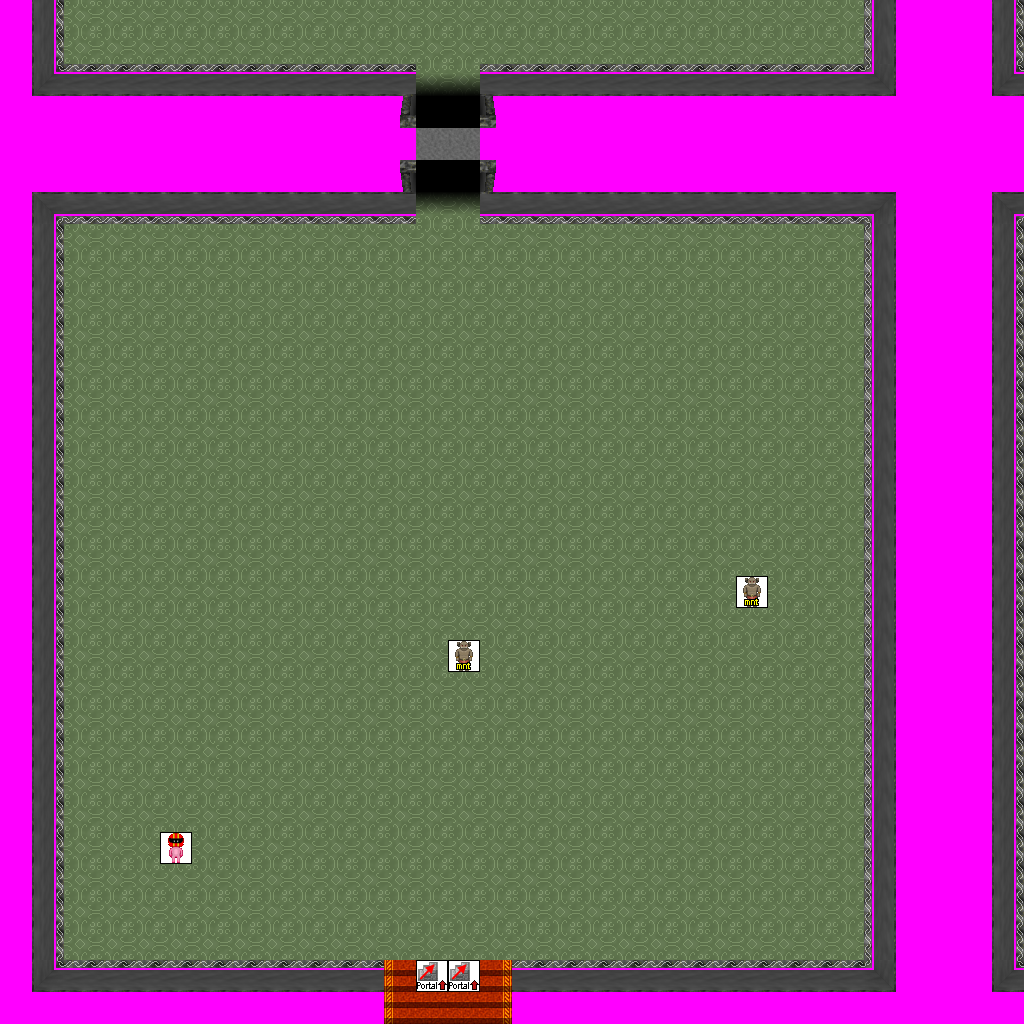

Tiled map render using the project's own tile images. Description and the map definition, with tile-layer contents summarised, below:
An orthogonal 32x32 tile map with 32x32 px tiles, 7 tile layers (Ground, Objects, Above, Walkable, ...), 8 tilesets and 2 objects (newmap, from_south_0).

<map version="1.0" orientation="orthogonal" width="32" height="32" tilewidth="32" tileheight="32">
 <tileset firstgid="1" name="logic_portal" tilewidth="32" tileheight="32">
  <image source="../drawable/logic_portal.png" width="256" height="96" />
 </tileset>
 <tileset firstgid="25" name="building_stairs_stairs_orange" tilewidth="32" tileheight="32">
  <image source="../drawable/building_stairs_stairs_orange.png" width="96" height="128" />
 </tileset>
 <tileset firstgid="37" name="logic_creature_mountain_orc" tilewidth="32" tileheight="32">
  <image source="../drawable/logic_creature_mountain_orc.png" width="128" height="32" />
 </tileset>
 <tileset firstgid="41" name="ground_indoor_floor" tilewidth="32" tileheight="32">
  <image source="../drawable/ground_indoor_floor.png" width="96" height="32" />
 </tileset>
 <tileset firstgid="44" name="building_wall_int_grey" tilewidth="32" tileheight="32">
  <image source="../drawable/building_wall_int_grey.png" width="352" height="352" />
 </tileset>
 <tileset firstgid="165" name="building_entrance_grey" tilewidth="32" tileheight="32">
  <image source="../drawable/building_entrance_grey.png" width="160" height="160" />
 </tileset>
 <tileset firstgid="190" name="logic_creature_ogre" tilewidth="32" tileheight="32">
  <image source="../drawable/logic_creature_ogre.png" width="128" height="32" />
 </tileset>
 <tileset firstgid="194" name="walkable_sentinel" tilewidth="32" tileheight="32">
  <image source="../drawable/walkable_sentinel.png" width="32" height="32" />
 </tileset>
 <layer name="Ground" width="32" height="32">
  <data>[1024 cells, 1020 non-empty, 19 distinct tile ids]</data>
 </layer>
 <layer name="Objects" width="32" height="32">
  <data>[1024 cells, 6 non-empty, 5 distinct tile ids]</data>
 </layer>
 <layer name="Above" width="32" height="32">
  <data>[1024 cells, 12 non-empty, 3 distinct tile ids]</data>
 </layer>
 <layer name="Walkable" width="32" height="32">
  <data>[1024 cells, 387 non-empty, 1 distinct tile ids]</data>
 </layer>
 <layer name="Objects_stendhal" width="32" height="32">
  <data>[1024 cells, 171 non-empty, 19 distinct tile ids]</data>
 </layer>
 <layer name="Above_stendhal" width="32" height="32">
  <data>[1024 cells, 0 non-empty, 0 distinct tile ids]</data>
 </layer>
 <layer name="Objects_stendhal2" width="32" height="32">
  <data>[1024 cells, 5 non-empty, 3 distinct tile ids]</data>
 </layer>
 <objectgroup name="Mapevents" width="32" height="32">
  <object name="exit_north_0" type="newmap" x="64" y="0" width="800" height="32">
   <properties>
    <property name="map" value="level_1_ados_abandoned_keep_x0_y2" />
    <property name="place" value="from_north_0" />
   </properties>
  </object>
 </objectgroup>
 <objectgroup name="Spawn" width="32" height="32">
  <object name="from_south_0" x="448" y="0" width="32" height="32" />
 </objectgroup>
 <objectgroup name="Keys" width="32" height="32" />
 <objectgroup name="Replace" width="32" height="32" />
</map>
